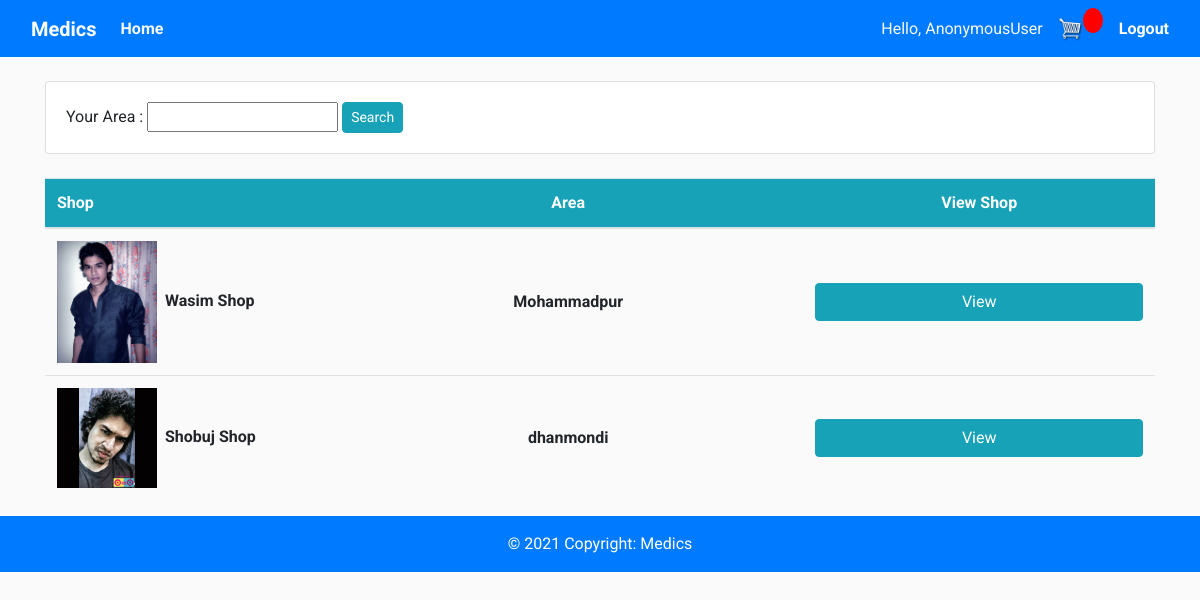
The app's page /, older data.
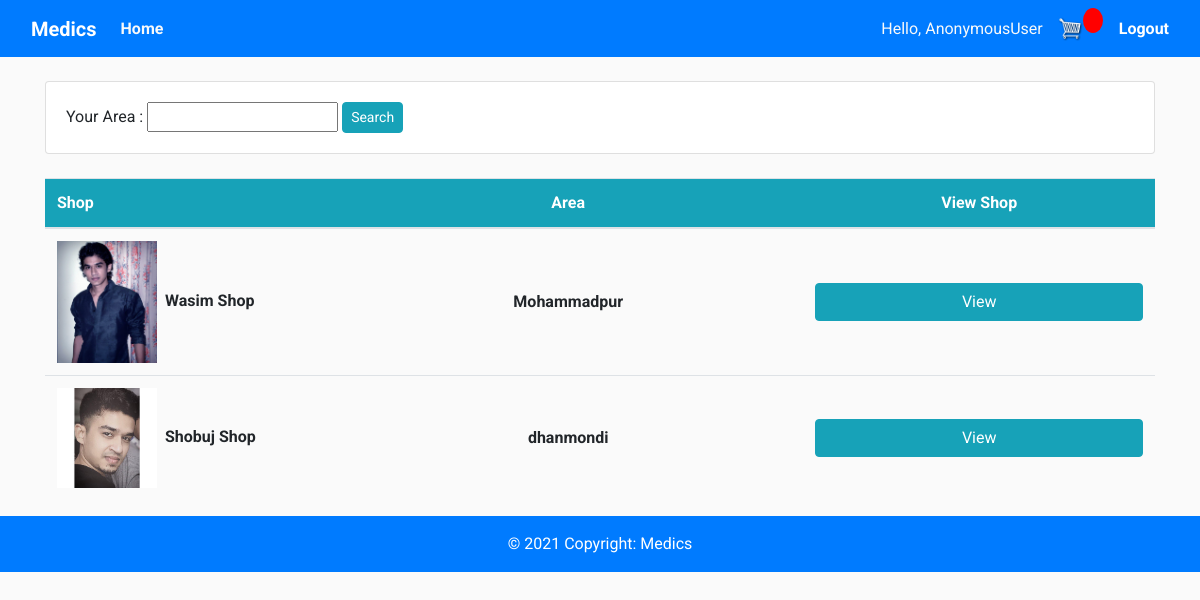
The same page, newer data.
### pharmacy/models.py (models this page shows, shortened)
class Pharmacy(models.Model):
    user = models.OneToOneField(
        User, null=True, blank=True, on_delete=models.CASCADE)
    shop_name = models.CharField(max_length=100)
    phone = models.CharField(max_length=20, null=True)
    address = models.CharField(max_length=200, null=True, blank=True)
    area = models.CharField(max_length=100, null=True, blank=True)
    profile_pic = models.ImageField(
        default="profile1.png", null=True, blank=True)
    date_created = models.DateTimeField(auto_now_add=True, null=True)

### pharmacy/views.py (the view)
# urls.py: 2. Add a URL to urlpatterns:  path('', views.home, name='home')
def home(request):
    pharmecy = Pharmacy.objects.all()
    myFilter = PharmacyFilter(request.GET, queryset=pharmecy)
    pharmecy = myFilter.qs
    context = {
        'pharmecy': pharmecy,
        'myFilter': myFilter,
    }
    return render(request, 'pharmacy/home.html', context)

### pharmacy/templates/pharmacy/home.html
{% extends 'pharmacy/base.html' %}
{%block content%}
<div class="container">
    <br>
    <div class="row">
        <div class="col">
            <div class="card card-body">
                <form method="get">
                    <p class="d-inline"> Your Area : {{myFilter.form}}</p>
                    <button class="btn btn-info rounded btn-sm" type="submit">Search</button>
                </form>
            </div>
        </div>
    </div>
    <br>
    <table class="table">
        <thead>
            <tr class="table " style=" background-color:#17A2B8; color:white">
                <th class="">Shop</th>
                <th class="text-center">Area</th>
                <th class="text-center">View Shop</th>
            </tr>
        </thead>
        <tbody>
            {%for pharm in pharmecy%}
            <tr>
                <td class=" font-weight-bold" style="width: 288px;"><img width="100px" class="mr-2"
                        src="{{pharm.profile_pic.url}}" alt="image">{{pharm.shop_name}}</td>
                <td class="text-center align-middle font-weight-bold">{{pharm.area}}</td>
                <td class="align-middle"><a href="{% url 'shop' pharm.id %}"
                        class="btn btn-info rounded btn-block">View</a>
                </td>
            </tr>
            {%endfor%}
        </tbody>
    </table>
</div>
{%endblock%}

### pharmacy/templates/pharmacy/base.html (shortened to what this page needs)
<!doctype html>
{% load static %}
<html lang="en">
<head>
    <link rel="stylesheet" href="https://stackpath.bootstrapcdn.com/bootstrap/4.4.1/css/bootstrap.min.css"
>
    <link rel="stylesheet" type="text/css" href="{% static 'css/main.css' %}">
    <link rel="stylesheet" type="text/css" href="{% static 'css/shop.css' %}">
</head>
<body>
    {%include "pharmacy/navbar.html" %}
    {%block content%}
    {%endblock%}
    <footer class=" text-center text-white mt-3">
        <div class="text-center p-3" style="background-color: #007BFF;">
            © 2021 Copyright:
            <a class="text-white" href="#">Medics</a>
        </div>
    </footer>
</body>
</html>

### pharmacy/templates/pharmacy/navbar.html (shortened to what this page needs)
{% load static %}
<nav class="navbar navbar-expand-lg navbar-dark bg-primary">
    <div class="container-fluid">
        <a class="navbar-brand font-weight-bold" href="{%url 'home'%}">Medics</a>
        <div class="collapse navbar-collapse" id="navbarText">
            <ul class="navbar-nav me-auto mb-2 mb-lg-0">
                <li class="nav-item">
                    <a class="nav-link font-weight-bold text-light" href="{%url 'home'  %}">Home</a>
                </li>
            </ul>
        </div>
        <span class="hello-msg  text-light">Hello, {{request.user}}</span>
        <a href="{% url 'cart' %}">
            <img id="cart-icon" src="{% static 'images/cart.png' %}">
        </a>
        <p id="cart-total">{{cartItems}}</p>
        <span><a class=" hello-msg text-white font-weight-bold ml-3" href="{% url 'customer_logout'  %}">
                Logout</a></span>
    </div>
</nav>

### static/css/main.css (style rules this page uses)
body { background-color: hsl(0, 0%, 98%); }
#cart-icon { width: 25px; display: inline-block; margin-left: 15px; }
#cart-total { display: block; text-align: center; color: #fff; background-color: red; width: 20px; height: 25px; border-radius: 50%; font-size: 14px; }
.btn { border-radius: 0; }

### static/css/shop.css (style rules this page uses)
html, body { font-family: 'Roboto', sans-serif; }

Row changes from the older to the newer data that the page shows:
changed Pharmacy "Shobuj Shop": profile_pic: a different picture
